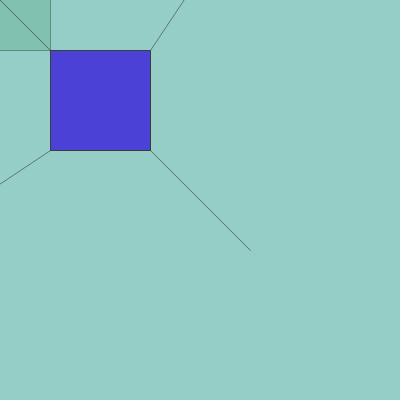
Frame 1 (no input)
Frame 60 (the mouse pressed at the canvas centre just before this capture): identical to frame 1, image omitted
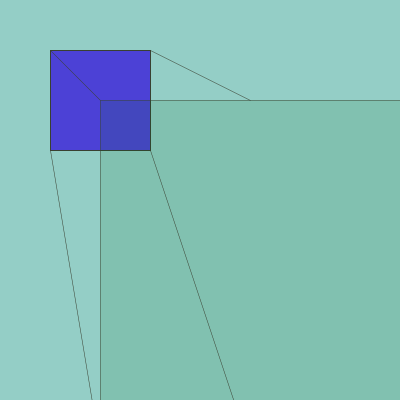
Frame 120 (the mouse held since frame 60 and released just before this capture)

The Processing sketch that drew these frames (run headless with seeded random() and noise(); from frame 60 on, the mouse is pressed at the canvas centre):

// Processing sketch: processing_111917
// ── processing_111917.pde

void setup(){
  size(400,400);
  background(148,206,198);
}
void draw(){
  background(148,206,198);
  //noStroke();
  fill(76,65,214);
  stroke(57,64,49);
  strokeWeight(1);
  rect(50,50,100,100);
  //line(20,20,200,200);
  fill(10,108,40,35);
  stroke(57,64,49);
  strokeWeight(0.5);
  rect(mouseX-100,mouseY-100,mouseX+150,mouseY+150);
  line(50,50,mouseX-100,mouseY-100);
  line(150,50,250,mouseY-100);
  line(50,150,mouseX-100,mouseY+250);
  line(150,150,250,mouseY+250);
  
 
}
